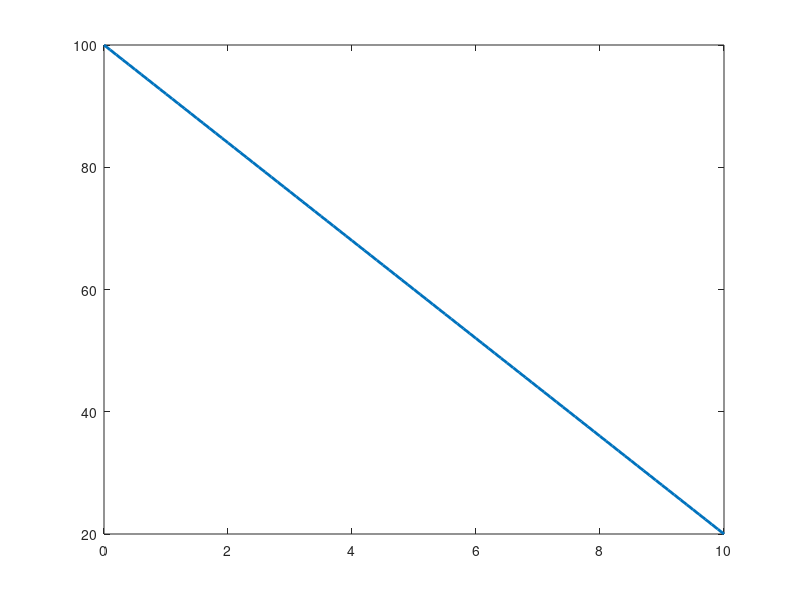

Write the MATLAB code that produced this figure. (Note: this script raises an error after producing the figure.)
% Vehicle-to-Vehicle Collision Warning System
% MATLAB Simulation

clc;
clear;
close all;

% Simulation time
t = 0:0.1:10;

% Initial conditions
initialDistance = 100;   % meters
relativeSpeed = 8;       % m/s

% Calculate distance between vehicles
distance = initialDistance - relativeSpeed .* t;

% Warning threshold
warningDistance = 30;

% Collision threshold
collisionDistance = 10;

% Determine warning status
warningStatus = zeros(size(distance));

warningStatus(distance <= warningDistance) = 1;
warningStatus(distance <= collisionDistance) = 2;

% Display warning messages
for i = 1:length(t)

    if distance(i) <= collisionDistance
        fprintf('Time: %.1f s - DANGER! Collision risk!\n', t(i));

    elseif distance(i) <= warningDistance
        fprintf('Time: %.1f s - WARNING! Vehicle too close.\n', t(i));

    end

end

% Plot vehicle distance
figure;

plot(t, distance, 'LineWidth', 2);
hold on;

yline(warningDistance, '--', 'Warning Distance');
yline(collisionDistance, '--', 'Collision Threshold');

xlabel('Time (seconds)');
ylabel('Distance Between Vehicles (meters)');
title('Vehicle-to-Vehicle Collision Warning System');

grid on;
legend('Vehicle Distance', 'Warning Threshold', ...
       'Collision Threshold', 'Location', 'best');
